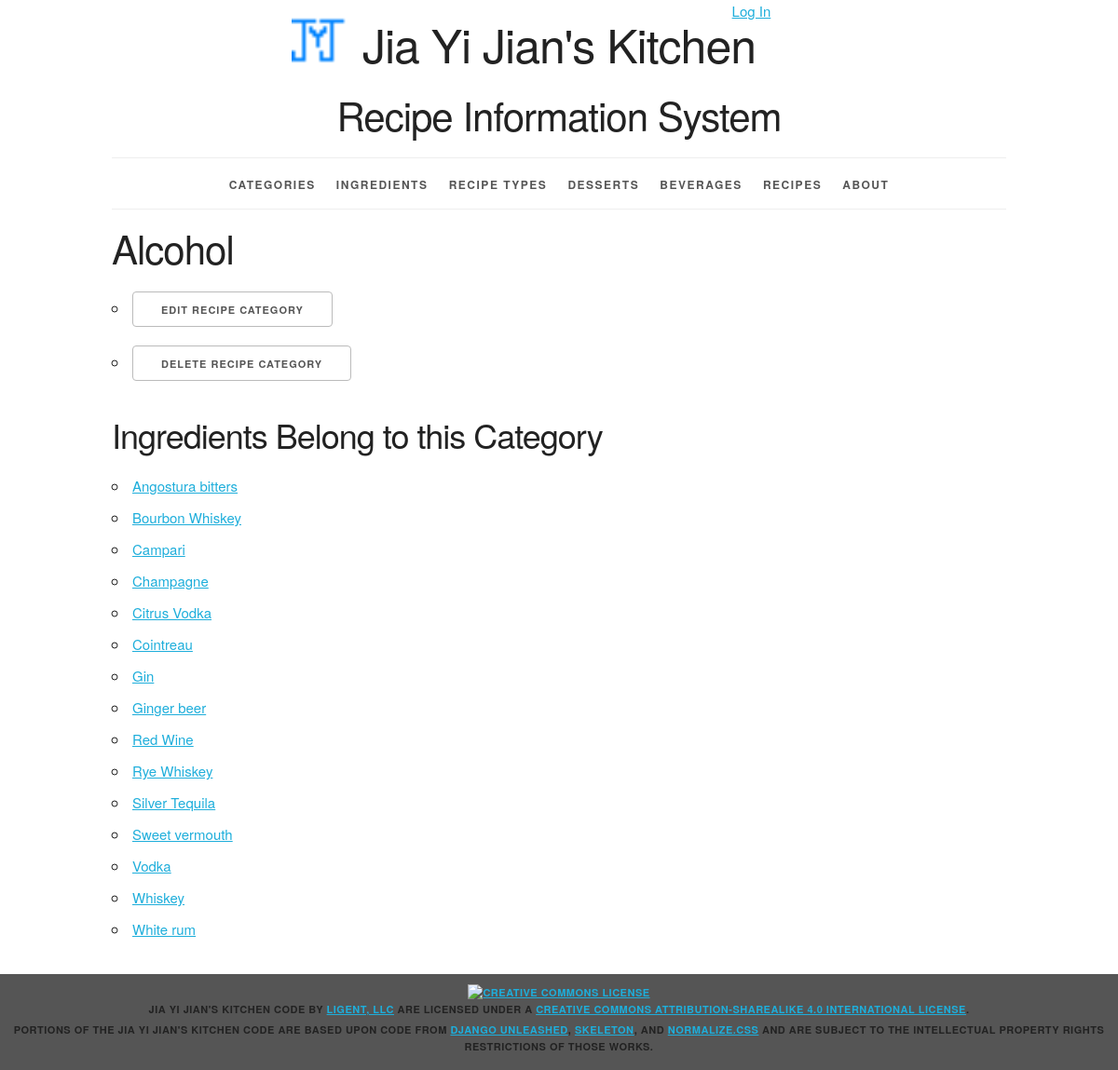
Screenshot of /categories/19/ with the database file from the repository.
### recipeinfo/models.py (models this page shows, shortened)
class Category(models.Model):
    category_id = models.AutoField(primary_key=True)
    category_name = models.CharField(max_length=45, unique=True)
    def __str__(self):
        return '%s' % self.category_name
    def get_update_url(self):
        return reverse('recipeinfo_category_update_urlpattern',kwargs={'pk': self.pk})
    def get_delete_url(self):
        return reverse('recipeinfo_category_delete_urlpattern',kwargs={'pk': self.pk})
    class Meta:
        ordering = ['category_name']

class Ingredient(models.Model):
    ingredient_id = models.AutoField(primary_key=True)
    ingredient_name = models.CharField(max_length=45, unique=True)
    is_vegetarian = models.IntegerField()
    category = models.ForeignKey(Category, related_name='ingredients', on_delete=models.PROTECT)
    def __str__(self):
        return '%s' % ((self.ingredient_name))
    def get_absolute_url(self):
        return reverse('recipeinfo_ingredient_detail_urlpattern', kwargs={'pk': self.pk})
    class Meta:
        ordering = ['ingredient_name']

### recipeinfo/views.py (the view)
class CategoryDetail(View):
    def get(self, request, pk):
        category = get_object_or_404(Category, pk=pk)
        ingredient_list = category.ingredients.all()
        return render(
            request,
            'recipeinfo/category_detail.html',
            {'category': category, 'ingredient_list': ingredient_list}
        )

### recipeinfo/templates/recipeinfo/category_detail.html (shortened to what this page needs)
{% extends 'recipeinfo/base.html' %}
{% block content %}
    <h2>{{ category }}</h2>
    <ul>
        <li><a href="{{ category.get_update_url }}"
        class="button">Edit Recipe Category</a> </li>
        <li><a href="{{ category.get_delete_url }}"
        class="button">Delete Recipe Category</a></li>
    </ul>
    <section>
    <h3>Ingredients Belong to this Category</h3>
    <ul>
        {% for i in ingredient_list %}
        <li>
            <a href="{{ i.get_absolute_url }}">{{ i }}</a>
        </li>
        {% empty %}
        <li><em>The ingredients are currently not belong to any categories.</em></li>
        {% endfor %}
    </ul>
    </section>
{% endblock %}

### recipeinfo/static/recipeinfo/skeleton.css (style rules this page uses)
html { font-size: 62.5%; }
body { font-size: 1.5em; line-height: 1.6; font-weight: 400; font-family: "Raleway", "HelveticaNeue", "Helvetica Neue", Helvetica, Arial, sans-serif; color: #222; }
h1, h2, h3, h4, h5, h6 { margin-top: 0; margin-bottom: 2rem; font-weight: 300; }
h2 { font-size: 3.6rem; line-height: 1.25; letter-spacing: -.1rem; }
h3 { font-size: 3.0rem; line-height: 1.3; letter-spacing: -.1rem; }
@media (min-width: 550px) { h2 { font-size: 4.2rem; } }
@media (min-width: 550px) { h3 { font-size: 3.6rem; } }
a { color: #1EAEDB; }
.button, button, input[type="submit"], input[type="reset"], input[type="button"] { display: inline-block; height: 38px; padding: 0 30px; color: #555; text-align: center; font-size: 11px; font-weight: 600; line-height: 38px; letter-spacing: .1rem; text-transform: uppercase; text-decoration: none; white-space: nowrap; background-color: transparent; border-radius: 4px; border: 1px solid #bbb; cursor: pointer; box-sizing: border-box; }
ul { list-style: circle inside; }
ol, ul { padding-left: 0; margin-top: 0; }
li { margin-bottom: 1rem; }
button, .button { margin-bottom: 1rem; }
pre, blockquote, dl, figure, table, p, ul, ol, form { margin-bottom: 2.5rem; }

### recipeinfo/static/recipeinfo/style.css (style rules this page uses)
html { height: 100%; background-color: #555; }
body { background-color: white; }

### rows the page displays
Category: category_name "Alcohol"
Ingredient: ingredient_name "Angostura bitters"
Ingredient: ingredient_name "Bourbon Whiskey"
Ingredient: ingredient_name "Campari"
Ingredient: ingredient_name "Champagne"
Ingredient: ingredient_name "Citrus Vodka"
Ingredient: ingredient_name "Cointreau"
Ingredient: ingredient_name "Gin"
Ingredient: ingredient_name "Ginger beer"
Ingredient: ingredient_name "Red Wine"
Ingredient: ingredient_name "Rye Whiskey"
Ingredient: ingredient_name "Silver Tequila"
Ingredient: ingredient_name "Sweet vermouth"
Ingredient: ingredient_name "Vodka"
Ingredient: ingredient_name "Whiskey"
Ingredient: ingredient_name "White rum"
